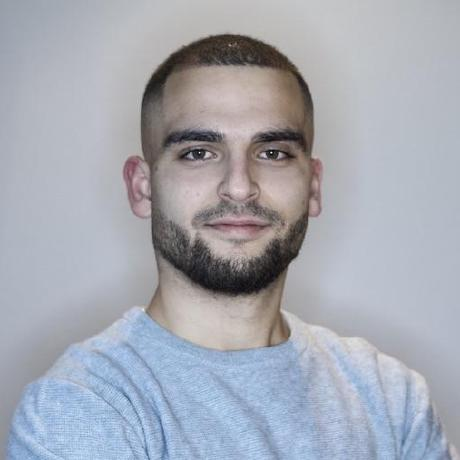
#> input picture profile.jpg, 460 x 460 px, found by its file name
$ jupyter execute --allow-errors test.ipynb
#> lines starting #> are read from the running program, lines starting #| are printed output that depends on the picture
[cell 1]
import blosc2
import numpy as np
import archetypes as arch

[cell 2]
import cv2

img = cv2.imread("C:/Users/aalcacer/Projects/biaa-codec/profile.jpg", cv2.IMREAD_GRAYSCALE)
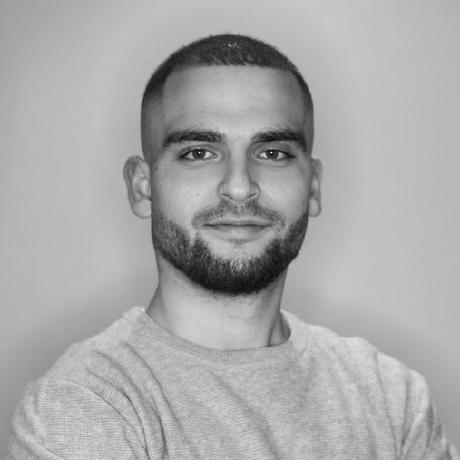
#> img: shape (460, 460); min 7, max 244, mean 169.7
img = cv2.resize(img, (256, 256), interpolation=cv2.INTER_CUBIC).astype(np.float64)
#> img: shape (256, 256) float64

import matplotlib.pyplot as plt

plt.imshow(img, cmap="gray")
plt.axis('off')
plt.show()

[cell 3]
# Create an User-defined codec (just a memcpy)

# [49 lines left out: function encoderBiAA, not called in this run]

[cell 4]
# [33 lines left out: function decoderBiAA, not called in this run]

[cell 5]
# Register the codec
codec_id = 213
# blosc2.register_codec('BiAA', codec_id, encoderBiAA, decoderBiAA)

[cell 6]
# Create an User-defined codec (just a memcpy)

# [44 lines left out: function encoderAA, not called in this run]

[cell 7]
# [31 lines left out: function decoderAA, not called in this run]

[cell 8]
codec_id = 253
blosc2.register_codec('AA', codec_id, encoderAA, decoderAA)
#> (this line was passed over: blosc2 is not available in this run)
